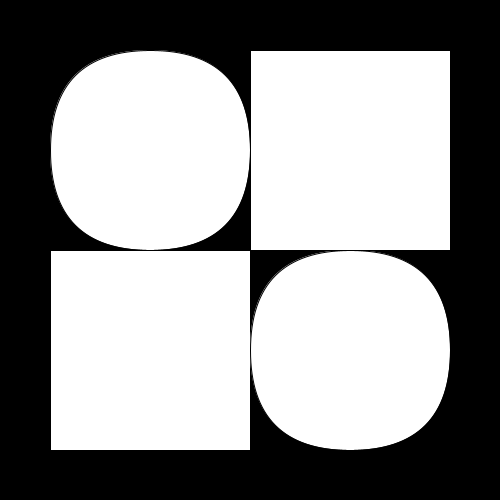
Frame 1 (no input)
Frame 60 (the mouse pressed at the canvas centre just before this capture): identical to frame 1, image omitted
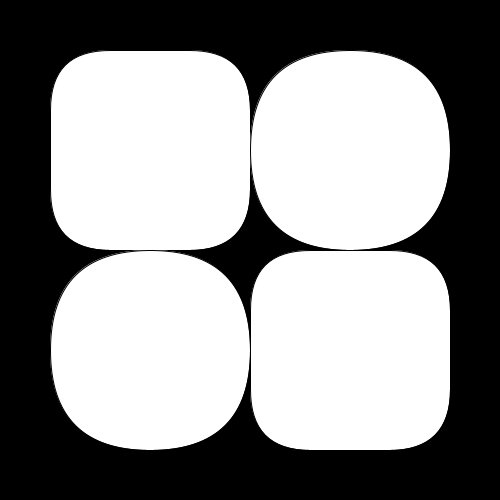
Frame 120 (the mouse held since frame 60 and released just before this capture)

The Processing sketch that drew these frames (run headless with seeded random() and noise(); from frame 60 on, the mouse is pressed at the canvas centre):

// Processing sketch: processing_142619
// ── processing_142619.pde

void setup()
{
size(500, 500);
background(0);
}

int grad = 0;

void draw()
{
background(0);

  float eckt = map(mouseY, 500, 90, 0, 100);
  rectMode(CENTER);
  rect(150, 150, 200, 200, eckt);
  
  float kreist = map(mouseY, 0, 10, 0, 10);
  rectMode(CENTER);
  rect(150, 350, 200, 200, kreist);
  
  float eckt2 = map(mouseY, 500, 90, 0, 100);
  rectMode(CENTER);
  rect(350, 350, 200, 200, eckt2);
  
  float kreist2 = map(mouseY, 0, 10, 0, 10);
  rectMode(CENTER);
  rect(350, 150, 200, 200, kreist2);
  
  

 

}
